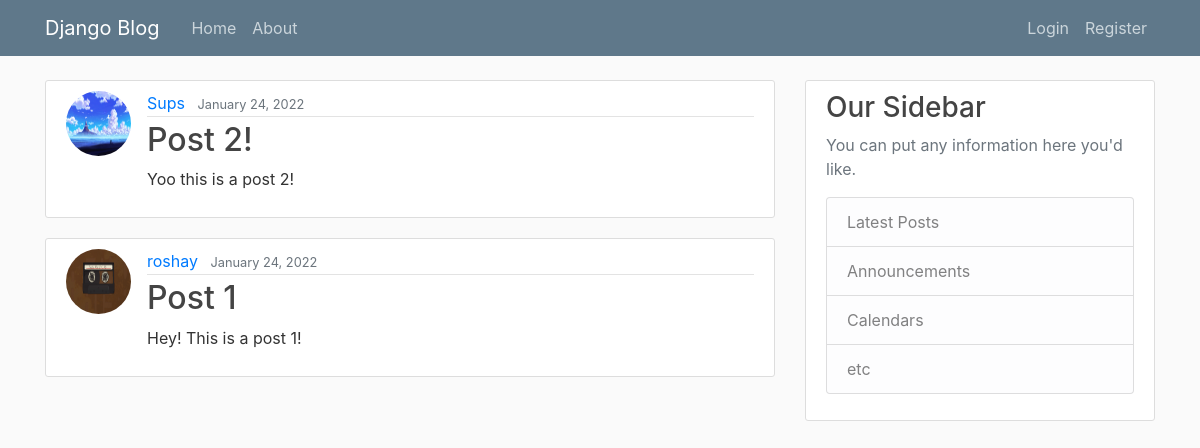
Before: / with the older database file.
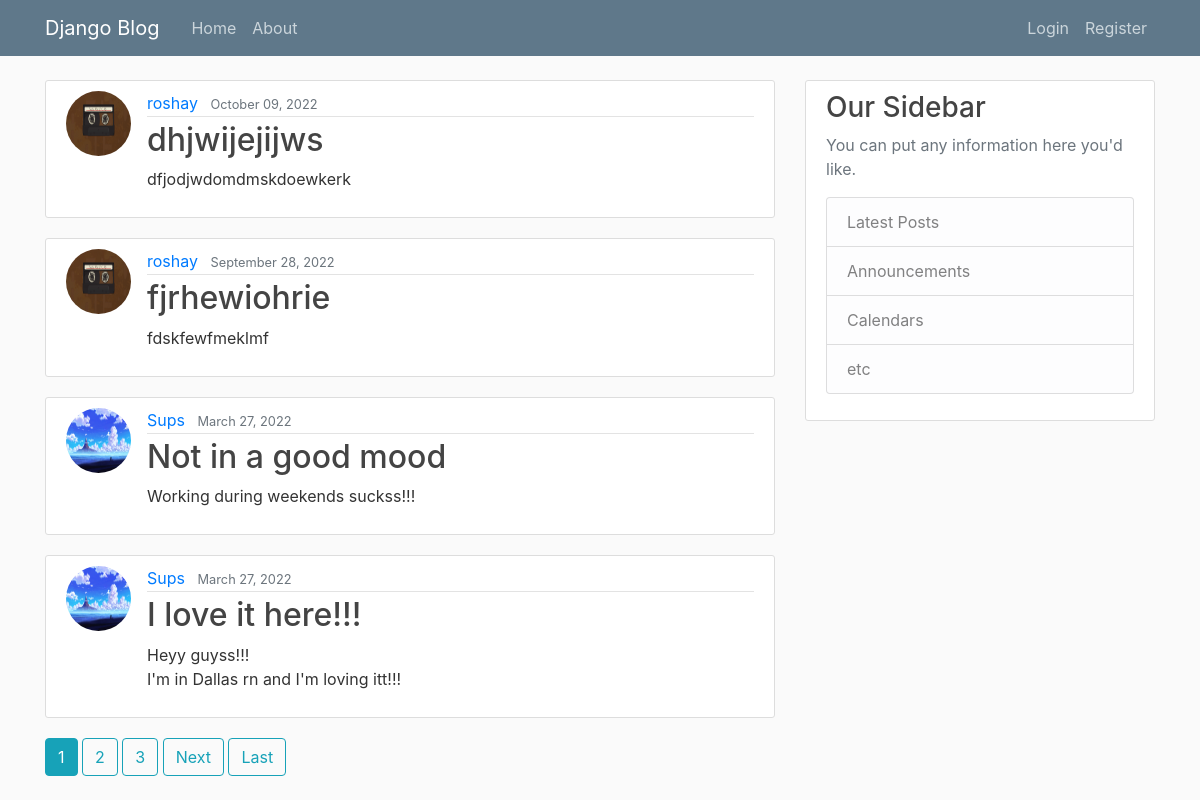
After: the same page with the newer database file.
### blog/models.py (models this page shows, shortened)
class Post(models.Model):
    title = models.CharField(max_length = 100)
    content = models.TextField()
    time_posted = models.DateTimeField(default=timezone.now)
    author = models.ForeignKey(User, on_delete = models.CASCADE)#basically telling django to delete the post if the user gets deleted

### users/models.py (models this page shows, shortened)
class Profile(models.Model):
    user = models.OneToOneField(User, on_delete = models.CASCADE)
    image = models.ImageField(default = 'default.jpg', upload_to = 'profile_pics')
    """docstring for ."""

### blog/views.py (the view)
# urls.py: path('', PostListView.as_view(), name = 'blog-home'),
class PostListView(ListView):
    model = Post
    template_name = 'blog/home.html'
    context_object_name = 'posts'  #making names generic. would have to use .object in templates if not given this generic name
    ordering = ['-time_posted']
    paginate_by = 4

### blog/templates/blog/home.html (shortened to what this page needs)
{% extends 'blog/base.html' %}
{% block content %}
  {%for post in posts %}
    <article class="media content-section">
      <img class = "rounded-circle article-img"src="{{post.author.profile.image.url}}" alt="">
    <div class="media-body">
      <div class="article-metadata">
        <a class="mr-2" href="{% url 'user-posts' post.author.username %}">{{ post.author }}</a>
        <small class="text-muted">{{ post.time_posted|date:"F d, Y" }}</small>
      </div>
      <h2><a class="article-title" href="{% url 'post-detail' post.id %}">{{ post.title }}</a></h2>
      <p class="article-content">{{ post.content }}</p>
    </div>
  </article>
  {%endfor%}
  {%if is_paginated%}
{% for num in page_obj.paginator.page_range %}
  {% if page_obj.number == num %}
    <a class="btn btn-info mb-4" href="?page={{ num }}">{{ num }}</a>
  {% elif num > page_obj.number|add:'-3' and num < page_obj.number|add:'3' %}
    <a class="btn btn-outline-info mb-4" href="?page={{ num }}">{{ num }}</a>
  {% endif %}
{% endfor %}
{% if page_obj.has_next %}
  <a class="btn btn-outline-info mb-4" href="?page={{ page_obj.next_page_number }}">Next</a>
  <a class="btn btn-outline-info mb-4" href="?page={{ page_obj.paginator.num_pages }}">Last</a>
{% endif %}
  {%endif%}
{% endblock content %}

Changed rows visible on the page:
no longer on this page (row unchanged): Post: author.profile.image (picture), author "Sups", time_posted "January 24, 2022", title "Post 2!", content "Yoo this is a post 2!"
no longer on this page (row unchanged): Post: author.profile.image (picture), author "roshay", time_posted "January 24, 2022", title "Post 1", content "Hey! This is a post 1!"
added Post: author.profile.image (picture), author "roshay", time_posted "October 09, 2022", title "dhjwijejijws", content "dfjodjwdomdmskdoewkerk"
added Post: author.profile.image (picture), author "roshay", time_posted "September 28, 2022", title "fjrhewiohrie", content "fdskfewfmeklmf"
added Post: author.profile.image (picture), author "Sups", time_posted "March 27, 2022", title "Not in a good mood", content "Working during weekends suckss!!!"
added Post: author.profile.image (picture), author "Sups", time_posted "March 27, 2022", title "I love it here!!!", content "Heyy guyss!!! I'm in Dallas rn and I'm loving itt!!!"
Other visible differences:
new list line: "1"
new list line: "2"
new list line: "3"
text now shown: "Next Last"
